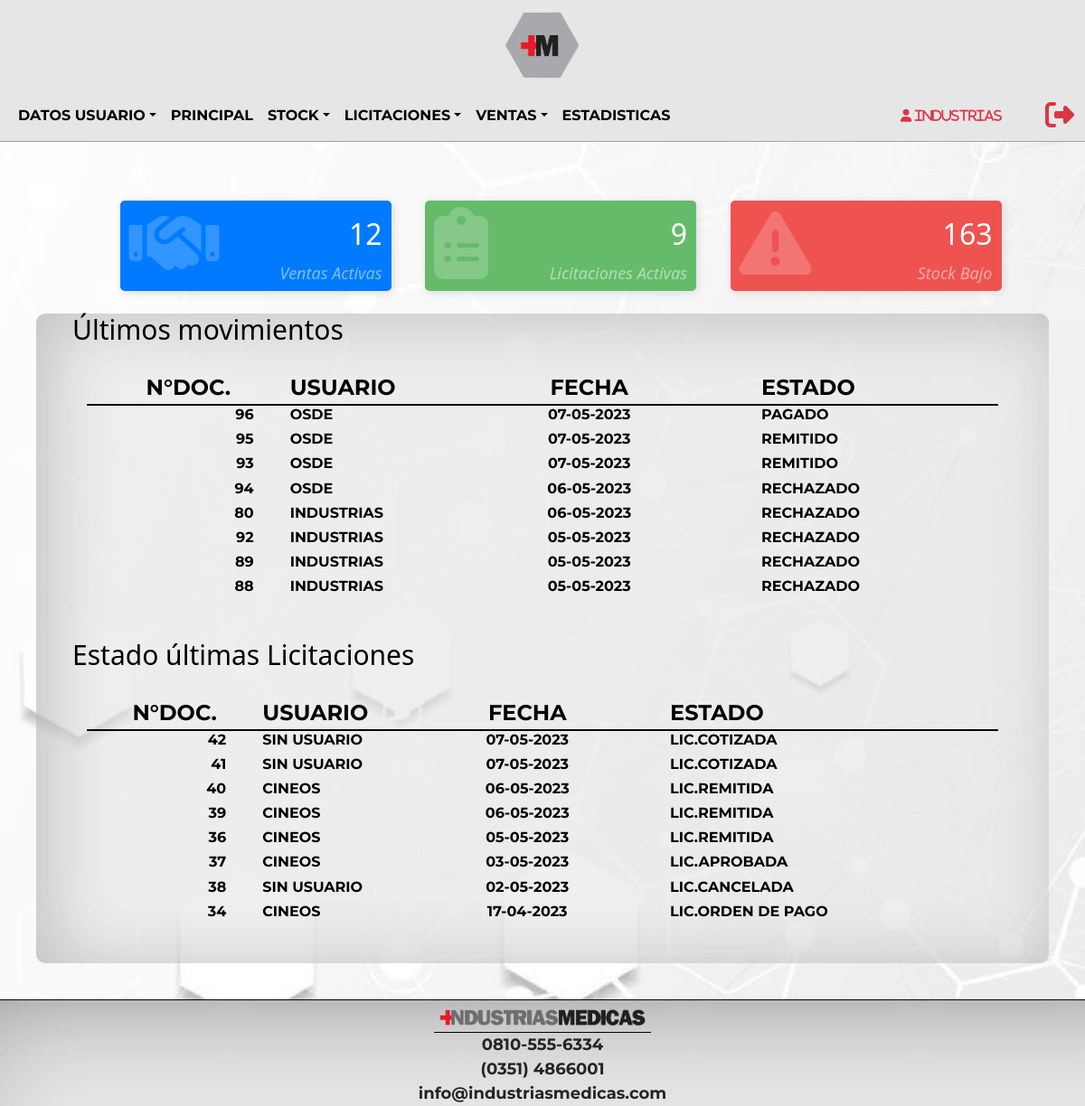
The page /Sistema/principal.php (signed in) on the database its author committed.
### tables this page shows
CREATE TABLE `usuario` (
  `idUsuario` int(3) NOT NULL,
  `usuario` text NOT NULL,
  `contraseña` varchar(60) NOT NULL,
  `idRol` int(2) NOT NULL,
  `idTipoUsuario` int(10) NOT NULL,
  `nombre` varchar(100) NOT NULL,
  `correo` varchar(100) NOT NULL,
  `direccion` varchar(100) NOT NULL,
  `idEstadoUsuario` int(2) NOT NULL
);

CREATE TABLE `documento` (
  `idDocumento` int(3) NOT NULL,
  `idEstadoDocumento` int(3) NOT NULL
);

CREATE TABLE `movimientodocumento` (
  `idDocumento` int(3) NOT NULL,
  `idEstadoDocumento` int(3) NOT NULL,
  `fecha` date NOT NULL,
  `fechaven` date NOT NULL,
  `cantDias` int(10) NOT NULL
);

CREATE TABLE `estadodocumento` (
  `idEstadoDocumento` int(3) NOT NULL,
  `estadoDocumento` varchar(50) NOT NULL
);

CREATE TABLE `movimientolicitacion` (
  `idLicitacion` int(4) NOT NULL,
  `idEstadoLicitacion` int(4) NOT NULL,
  `fecha` date NOT NULL,
  `fechaven` date NOT NULL,
  `cantDias` int(10) NOT NULL
);

CREATE TABLE `licitacion` (
  `idLicitacion` int(3) NOT NULL,
  `idEstadoLicitacion` int(3) NOT NULL
);

CREATE TABLE `estadolicitacion` (
  `idEstadoLicitacion` int(3) NOT NULL,
  `estadoLicitacion` varchar(50) NOT NULL
);

### Sistema/principal.php (the view, shortened to what this page needs)
<?php
include('../Utils/conexion.php');
$iduser = $_SESSION['usuario'];
$sql = "SELECT idUsuario, usuario, idRol FROM usuario WHERE usuario='$iduser'";
$resultado = $datos_base->query($sql);
$row = $resultado->fetch_assoc();
$nom = $row['usuario'];
$idRol = $row['idRol'];
?>
<!DOCTYPE html>
<html lang="en">
<head>
    <link href="https://unpkg.com/aos@2.3.1/dist/aos.css" rel="stylesheet">
    <link href="https://cdn.jsdelivr.net/npm/bootstrap@5.2.0-beta1/dist/css/bootstrap.min.css" rel="stylesheet">
    <link rel="stylesheet" type="text/css" href="../Css/estilos.css"/>
</head>
<body>
    <?php include('./Layouts/usuarioHeader.php'); ?>
    <main>
        <section>
            <div class="principal">
            <?php
                if($idRol == $rolgerente){
                    ?>
                <div class="principal-info">
                            <?php
                                $sql6 = "SELECT COUNT(*) AS total FROM documento WHERE idEstadoDocumento <> 9 AND idEstadoDocumento <> 10";
                                $result6 = $datos_base->query($sql6);
                                $row6 = $result6->fetch_assoc();
                                $cotact = $row6['total'];
                            ?>
                        <div class="col-md-3">
                            <div class="card-counter primary">
                                <div class="card-pri">
                                    <i class="fa-solid fa-handshake"></i>
                                    <span class="count-numbers"><?php echo $cotact;?></span>
                                </div>
                                <div class="card-sec">
                                    <span class="count-name">Ventas activas</span>
                                </div>
                            </div>
                        </div>
                        <?php
                                $sql6 = "SELECT COUNT(*) AS total FROM licitacion WHERE idEstadoLicitacion <> 6 AND idEstadoLicitacion <> 7";
                                $result6 = $datos_base->query($sql6);
                                $row6 = $result6->fetch_assoc();
                                $licact = $row6['total'];
                            ?>
                        <div class="col-md-3">
                            <div class="card-counter success">
                                <div class="card-pri">
                                    <i class="fa-solid fa-clipboard-list"></i>
                                    <span class="count-numbers"><?php echo $licact;?></span>
                                </div>
                                <div class="card-sec">
                                    <span class="count-name">Licitaciones activas</span>
                                </div>
                            </div>
                        </div>
                        <?php
                                $sql6 = "SELECT COUNT(*) AS total FROM producto WHERE cantidad < minimo";
                                $result6 = $datos_base->query($sql6);
                                $row6 = $result6->fetch_assoc();
                                $stockTotal = $row6['total'];
                            ?>
                       <div class="col-md-3">
                            <div class="card-counter danger">
                                <div class="card-pri">
                                    <i class="fa-solid fa-triangle-exclamation"></i>
                                    <span class="count-numbers"><?php echo $stockTotal;?></span>
                                </div>
                                <div class="card-sec">
                                    <span class="count-name">Stock bajo</span>
                                </div>
                            </div>
                        </div>
                </div>
                <div class="principal-datos">
                    <div class="principal-datos-tit">
                        <h2>Últimos movimientos</h2>
                    </div>
                    <div class="principal-datos-cont">
                        <?php
                    echo "<table>
                            <thead class=colm>
                                <tr>
                                    <th><p style='text-align: center;'>N°DOC.</p></th>
                                    <th><p style='text-align: left;'>USUARIO</p></th>
                                    <th><p style='text-align: center;width:100px;'>FECHA</p></th>
                                    <th><p style='text-align: left;'>ESTADO</p></th>
                                </tr>
                            </thead>
                        ";
                                $consulta=mysqli_query($datos_base, "SELECT d.idDocumento, m.fecha, u.usuario, e.estadoDocumento
                                FROM documento d
                                LEFT JOIN movimientodocumento m ON d.idDocumento = m.idDocumento
                                LEFT JOIN estadodocumento AS e ON e.idEstadoDocumento = d.idEstadoDocumento
                                LEFT JOIN datosdocumento AS da ON da.idDocumento = d.idDocumento
                                LEFT JOIN usuario AS u ON u.idUsuario = da.idUsuario
                                WHERE m.idEstadoDocumento = d.idEstadoDocumento
                                ORDER BY m.fecha DESC, d.idDocumento DESC
                                LIMIT 8
                                ");
                                    while($listar = mysqli_fetch_array($consulta))
                                    {
                                        $fecha = date("d-m-Y", strtotime($listar['fecha']));
                                        echo
                                        "
                                            <tr>
                                            <td><h4 style='font-size:16px; text-align: right;margin-right: 40px;'>".$listar['idDocumento']."</h4 ></td>
                                            <td><h4 style='font-size:16px; text-align: left;text-transform:uppercase;'>".$listar['usuario']."</h4 ></td>
                                            <td><h4 style='font-size:16px; text-align: center;width:100px;'>".$fecha."</h4 ></td>
                                            <td><h4 style='font-size:16px; text-align: left;text-transform:uppercase;'>".$listar['estadoDocumento']."</h4 ></td>
                                            </tr>
                                        ";
                                    }
                                echo "</table>";
                                    ?>
                    </div>
                    <div class="principal-datos-tit">
                        <h2>Estado últimas Licitaciones</h2>
                    </div>
                    <div class="principal-datos-cont">
                        <?php
                    echo "<table>
                            <thead class=colm>
                                <tr>
                                    <th><p style='text-align: center;'>N°DOC.</p></th>
                                    <th><p style='text-align: left;'>USUARIO</p></th>
                                    <th><p style='text-align: center;width:100px;'>FECHA</p></th>
                                    <th><p style='text-align: left;'>ESTADO</p></th>
                                </tr>
                            </thead>
                        ";
                                $consulta=mysqli_query($datos_base, "SELECT l.idLicitacion, m.fecha, u.usuario, e.estadoLicitacion
                                FROM licitacion l
                                LEFT JOIN movimientolicitacion m ON m.idLicitacion = l.idLicitacion
                                LEFT JOIN estadolicitacion e ON e.idEstadoLicitacion = l.idEstadoLicitacion
                                LEFT JOIN datoslicitacion da ON da.idLicitacion = l.idLicitacion
                                LEFT JOIN usuario u ON u.idUsuario = da.idUsuario
                                WHERE m.idEstadoLicitacion = l.idEstadoLicitacion
                                ORDER BY m.fecha DESC, l.idLicitacion DESC
                                LIMIT 8
                                ");
                                    while($listar = mysqli_fetch_array($consulta))
                                    {
                                        if($listar['usuario'] == null OR $listar['usuario'] == 0){
                                            $listar['usuario'] = "SIN USUARIO";
                                        }
                                        $fecha = date("d-m-Y", strtotime($listar['fecha']));
                                        echo
                                        "
                                            <tr>
                                            <td><h4 style='font-size:16px; text-align: right;margin-right: 40px;'>".$listar['idLicitacion']."</h4 ></td>
                                            <td><h4 style='font-size:16px; text-align: left;text-transform:uppercase;'>".$listar['usuario']."</h4 ></td>
                                            <td><h4 style='font-size:16px; text-align: center;width:100px;'>".$fecha."</h4 ></td>
                                            <td><h4 style='font-size:16px; text-align: left;text-transform:uppercase;'>".$listar['estadoLicitacion']."</h4 ></td>
                                            </tr>
                                        ";
                                    }
                                echo "</table>";
                                    ?>
                    </div>
                </div>
                <?php
                    }
                ?>
            </div>
        </section>
    </main>
    <footer>
        <div class="fot">
            <img src="../Imagenes/c-logotipo.png" alt="">
        </div>
        <div class="tel">
            <p>
                0810-555-6334<br/>
                (0351) 4866001<br/>
                info@industriasmedicas.com
            </p>
        </div>
      </footer>
</body>
</html>

### Sistema/Layouts/usuarioHeader.php (shortened to what this page needs)
<div class="cont-img">
    <a href="./principal.php" class="imagenb">
            <img src="../Imagenes/c-titulo.png" alt="logo">
         </a>
    </div>
    <header class="hea-pri">
        <nav class="navbar navbar-expand-lg navbar-light">
            <div class="container-fluid navpri">
                <div class="collapse navbar-collapse" id="navbarNav">
                    <ul class="navbar-nav">
                    <li class="nav-item dropdown">
                            <a href="#" class="nav-link dropdown-toggle variacion" id="navbarDropdown" role="button" data-bs-toggle="dropdown" aria-expanded="false">Datos usuario</a>
                                <?php
                                    $rolgerente = 1;
                                    $roladmin = 2;
                                    $roldeposito = 3;
                                    $rolventas = 4;
                                    $rolobra = 5;
                                    $rolproveedor = 6;
                                ?>
                        </li>
                        <li class="nav-item">
                            <a href="./principal.php" class="nav-link variacion" aria-current="page">Principal</a>
                        </li>
                        <?php
                            if($idRol == $rolgerente OR $idRol == $roldeposito){
                        ?>
                        <li class="nav-item dropdown">
                            <a href="#" class="nav-link dropdown-toggle variacion" id="navbarDropdown" role="button" data-bs-toggle="dropdown" aria-expanded="false">Stock</a>
                        </li>
                        <?php
                            }
                        ?>
                        <?php
                            if($idRol == $rolgerente OR $idRol == $roladmin OR $idRol == $rolventas OR $idRol == $rolproveedor){
                        ?>
                        <li class="nav-item dropdown">
                            <a href="#" class="nav-link dropdown-toggle variacion" id="navbarDropdown" role="button" data-bs-toggle="dropdown" aria-expanded="false">Licitaciones</a>
                        </li>
                        <?php
                            }
                        ?>
                        <?php
                            if($idRol == $rolgerente OR $idRol == $roladmin OR $idRol == $rolobra){
                        ?>
                        <li class="nav-item dropdown">
                            <?php
                            if($idRol != $rolobra){?>
                            <a href="#" class="nav-link dropdown-toggle variacion" id="navbarDropdown" role="button" data-bs-toggle="dropdown" aria-expanded="false">VENTAS</a>
                            <?php }else{?>
                            <a href="#" class="nav-link dropdown-toggle variacion" id="navbarDropdown" role="button" data-bs-toggle="dropdown" aria-expanded="false">COMPRAS</a>
                            <?php }?>
                        </li>
                        <?php
                            }
                        ?>
                        <?php
                            if($idRol == $rolgerente OR $idRol == $roladmin){
                        ?>
                        <li class="nav-item">
                            <a href="./estadisticas.php" class="nav-link variacion" aria-current="page">Estadisticas</a>
                        </li>
                        <?php
                            }
                        ?>
                    </ul>
                </div>
                <div class="not-exit">
                    <div class="not-exit-name">
                        <p><i class="fa-solid fa-user" style="color: #dc3545;">&nbsp<?php echo $nom;?></i></p>
                    </div>
                   <div class="not-exit-exit">
                       <a href="../Utils/salir.php">
                            <i class="fa-solid fa-right-from-bracket fa-2x" style="color: #dc3545;"></i>
                        </a>
                   </div>
                </div>
            </div>
        </nav>
    </header>

### rows shown on the page
usuario: usuario "Industrias"
documento: idDocumento "96", usuario.usuario "OSDE", movimientodocumento.fecha "07-05-2023", idEstadoDocumento.estadoDocumento "PAGADO"
documento: idDocumento "95", usuario.usuario "OSDE", movimientodocumento.fecha "07-05-2023", idEstadoDocumento.estadoDocumento "REMITIDO"
documento: idDocumento "93", usuario.usuario "OSDE", movimientodocumento.fecha "07-05-2023", idEstadoDocumento.estadoDocumento "REMITIDO"
documento: idDocumento "94", usuario.usuario "OSDE", movimientodocumento.fecha "06-05-2023", idEstadoDocumento.estadoDocumento "RECHAZADO"
documento: idDocumento "80", usuario.usuario "INDUSTRIAS", movimientodocumento.fecha "06-05-2023", idEstadoDocumento.estadoDocumento "RECHAZADO"
documento: idDocumento "92", usuario.usuario "INDUSTRIAS", movimientodocumento.fecha "05-05-2023", idEstadoDocumento.estadoDocumento "RECHAZADO"
documento: idDocumento "89", usuario.usuario "INDUSTRIAS", movimientodocumento.fecha "05-05-2023", idEstadoDocumento.estadoDocumento "RECHAZADO"
documento: idDocumento "88", usuario.usuario "INDUSTRIAS", movimientodocumento.fecha "05-05-2023", idEstadoDocumento.estadoDocumento "RECHAZADO"
movimientolicitacion: idLicitacion.idLicitacion "42", usuario "SIN USUARIO", fecha "07-05-2023", idEstadoLicitacion.estadoLicitacion "LIC.COTIZADA"
movimientolicitacion: idLicitacion.idLicitacion "41", usuario "SIN USUARIO", fecha "07-05-2023", idEstadoLicitacion.estadoLicitacion "LIC.COTIZADA"
licitacion: idLicitacion "40", usuario.usuario "CINEOS", movimientolicitacion.fecha "06-05-2023", idEstadoLicitacion.estadoLicitacion "LIC.REMITIDA"
licitacion: idLicitacion "39", usuario.usuario "CINEOS", movimientolicitacion.fecha "06-05-2023", idEstadoLicitacion.estadoLicitacion "LIC.REMITIDA"
licitacion: idLicitacion "36", usuario.usuario "CINEOS", movimientolicitacion.fecha "05-05-2023", idEstadoLicitacion.estadoLicitacion "LIC.REMITIDA"
licitacion: idLicitacion "37", usuario.usuario "CINEOS", movimientolicitacion.fecha "03-05-2023", idEstadoLicitacion.estadoLicitacion "LIC.APROBADA"
movimientolicitacion: idLicitacion.idLicitacion "38", usuario "SIN USUARIO", fecha "02-05-2023", idEstadoLicitacion.estadoLicitacion "LIC.CANCELADA"
licitacion: idLicitacion "34", usuario.usuario "CINEOS", movimientolicitacion.fecha "17-04-2023", idEstadoLicitacion.estadoLicitacion "LIC.ORDEN DE PAGO"

### other values the page prints
$cotact "12"
$licact "9"
$stockTotal "163"
